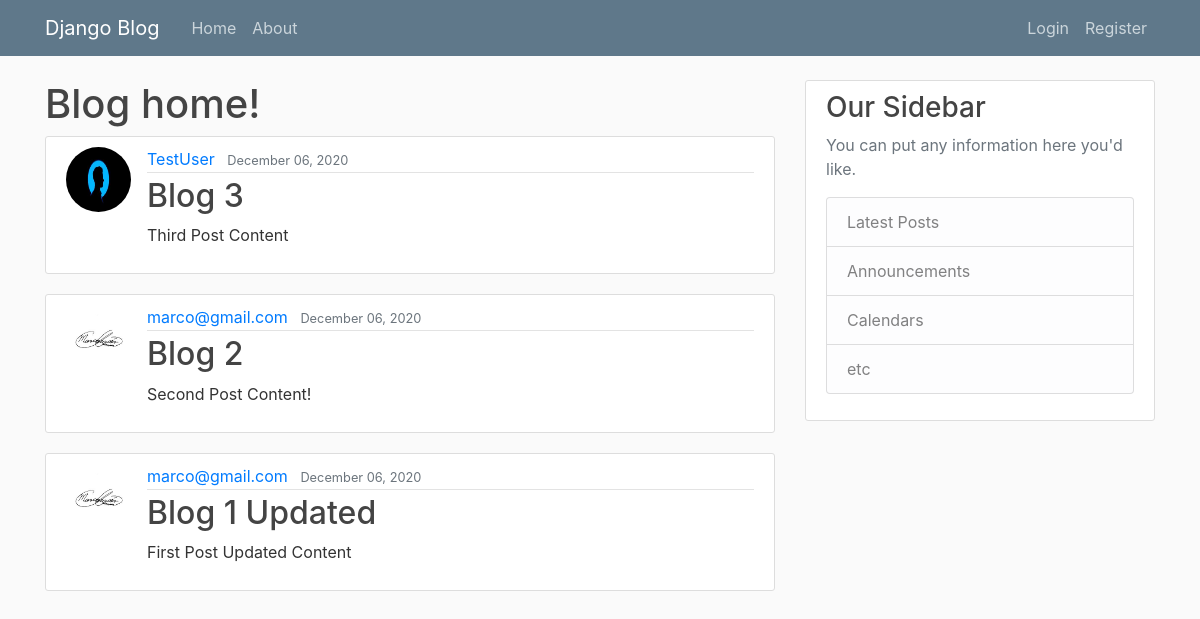
/, run on an earlier commit of the app's database.
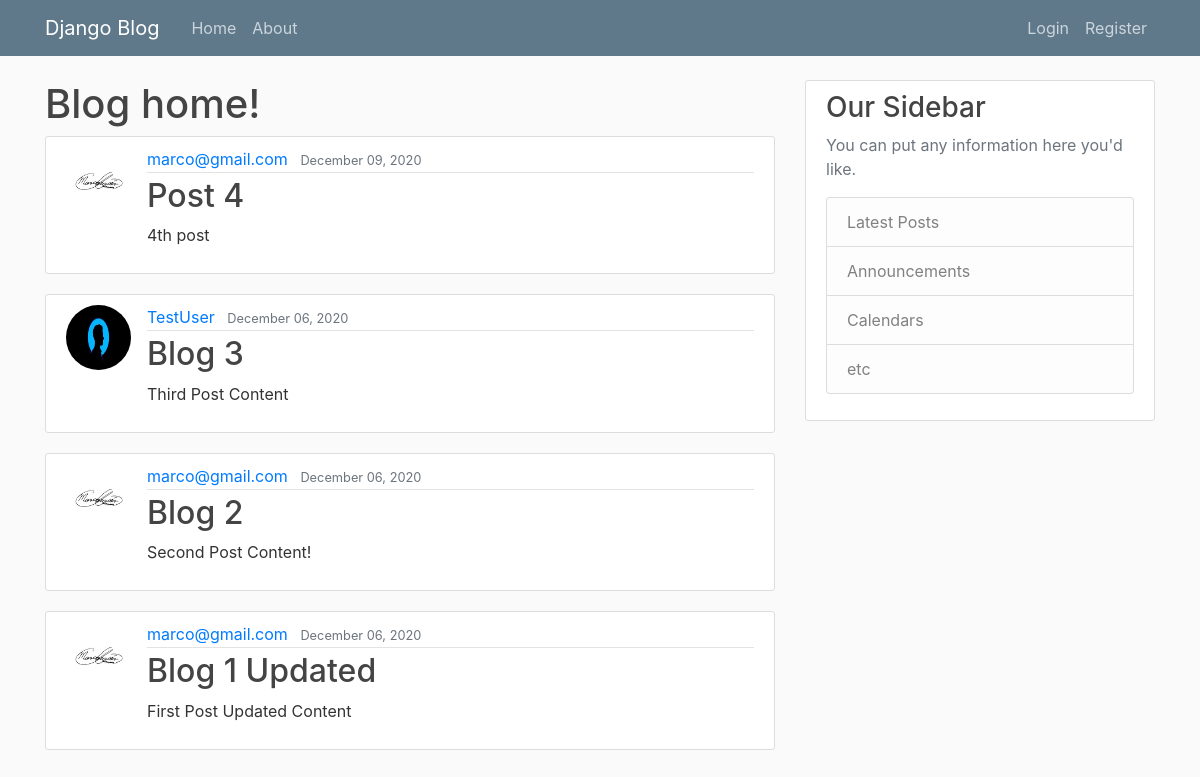
And on a later commit of the database.
### blog/models.py (models this page shows, shortened)
class Post(models.Model):
    title = models.CharField(max_length=100)
    content = models.TextField()
    date_posted = models.DateTimeField(default=timezone.now)
    author = models.ForeignKey(User, on_delete=models.CASCADE)

### users/models.py (models this page shows, shortened)
class Profile(models.Model):
    user = models.OneToOneField(User, on_delete=models.CASCADE)
    image = models.ImageField(default='default.jpg', upload_to="profile-pics")

### blog/views.py (the view)
# urls.py: path('', PostListView.as_view(), name="blog-home"), # searches by default for <app>/<model>_<viewtype>.html
class PostListView(ListView):
    model = Post
    template_name = 'blog/home.html' # changes <app>/<model>_<viewtype>.html
    context_object_name = 'posts' # uses 'posts' instead of object_list
    ordering = ('-date_posted',)
    paginate_by = 5

### blog/templates/blog/home.html
{% extends "blog/base.html" %}
{% block content %}
    <h1>Blog home!</h1>
    {% for post in posts %}
        <article class="media content-section">
            <img class="rounded-circle article-img" src="{{ post.author.profile.image.url }}">
            <div class="media-body">
                <div class="article-metadata">
                    <a class="mr-2" href="#">{{ post.author }}</a>
                    <small class="text-muted">{{ post.date_posted|date:"F d, Y" }}</small>
                </div>
                <h2><a class="article-title" href="{% url 'post-detail' post.id%}">{{ post.title }}</a></h2>
                <p class="article-content">{{ post.content }}</p>
            </div>
        </article>
    {% endfor %}
{% endblock content %}

### blog/templates/blog/base.html (shortened to what this page needs)
{% load static %}
<!DOCTYPE html>
<html>
<head>
    <link rel="stylesheet" href="https://cdn.jsdelivr.net/npm/bootstrap@4.5.3/dist/css/bootstrap.min.css">
    <link rel="stylesheet" type="text/css", href="{% static 'blog/main.css'%}">
</head>
<body>
    <header class="site-header">
        <nav class="navbar navbar-expand-md navbar-dark bg-steel fixed-top">
        <div class="container">
            <a class="navbar-brand mr-4" href="{% url 'blog-home' %}">Django Blog</a>
            <div class="collapse navbar-collapse" id="navbarToggle">
                <div class="navbar-nav mr-auto">
                    <a class="nav-item nav-link" href="{% url 'blog-home' %}">Home</a>
                    <a class="nav-item nav-link" href="{% url 'blog-about' %}">About</a>
                </div>
                <div class="navbar-nav">
                    {% if user.is_authenticated %}
                        <a class="nav-item nav-link" href="{% url 'post-create' %}">New Post</a>
                        <a class="nav-item nav-link" href="{% url 'profile' %}">Profile</a>
                        <a class="nav-item nav-link" href="{% url 'logout' %}">Logout</a>
                    {% else %}
                        <a class="nav-item nav-link" href="{% url 'login' %}">Login</a>
                        <a class="nav-item nav-link" href="{% url 'register' %}">Register</a>
                    {% endif %}
                </div>
            </div>
        </div>
        </nav>
    </header>
    <main role="main" class="container">
        <div class="row">
        <div class="col-md-8">
            {% block content %}{% endblock %}
        </div>
        <div class="col-md-4">
            <div class="content-section">
                <h3>Our Sidebar</h3>
                <p class='text-muted'>You can put any information here you'd like.
                    <ul class="list-group">
                        <li class="list-group-item list-group-item-light">Latest Posts</li>
                        <li class="list-group-item list-group-item-light">Announcements</li>
                        <li class="list-group-item list-group-item-light">Calendars</li>
                        <li class="list-group-item list-group-item-light">etc</li>
                    </ul>
                </p>
            </div>
        </div>
        </div>
    </main>
</body>
</html>

### blog/static/blog/main.css (style rules this page uses)
body { background: #fafafa; color: #333333; margin-top: 5rem; }
h1, h2, h3, h4, h5, h6 { color: #444444; }
ul { margin: 0; }
.bg-steel { background-color: #5f788a; }
.site-header .navbar-nav .nav-link { color: #cbd5db; }
.content-section { background: #ffffff; padding: 10px 20px; border: 1px solid #dddddd; border-radius: 3px; margin-bottom: 20px; }
.article-title { color: #444444; }
.article-content { white-space: pre-line; }
.article-img { height: 65px; width: 65px; margin-right: 16px; }
.article-metadata { padding-bottom: 1px; margin-bottom: 4px; border-bottom: 1px solid #e3e3e3 }

What changed in the data, as far as the page shows it:
added Post: author.profile.image (picture), author "marco@gmail.com", date_posted "December 09, 2020", title "Post 4", content "4th post"
